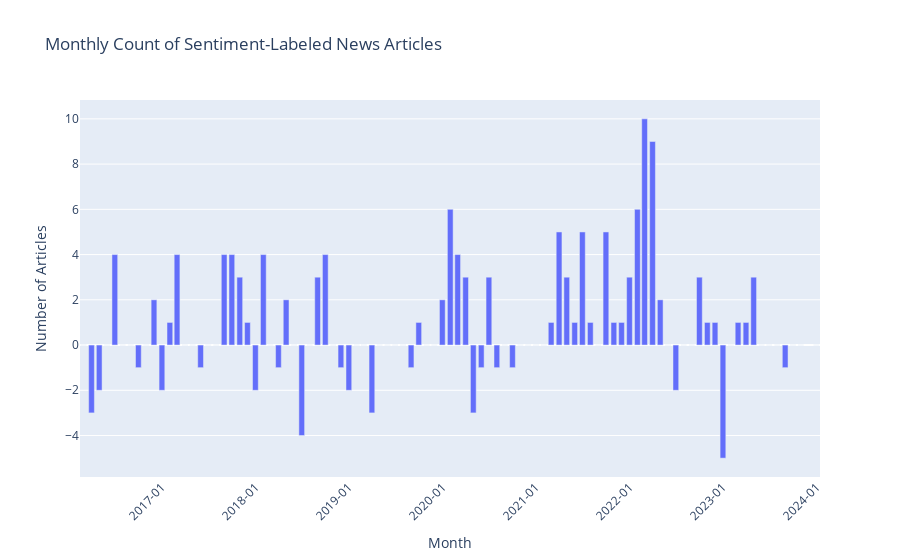

This figure's notebook cell:
### Code cell
plot_sentiment_evolution(merged_news)
